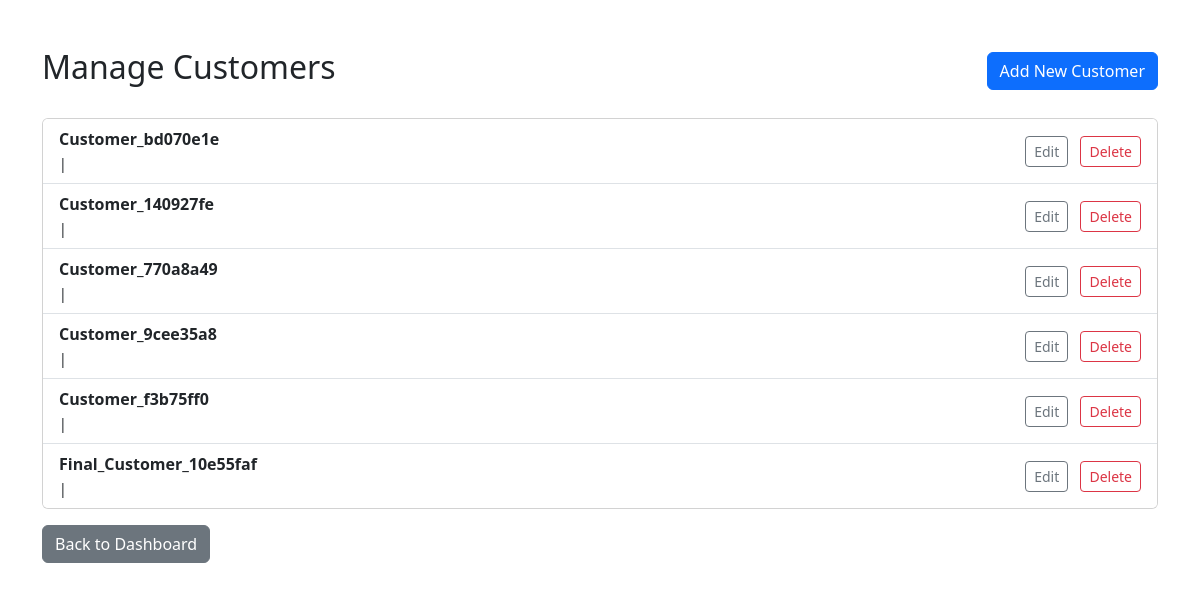
The app's page /customers (signed in) with its own data.
### app/models.py (models this page shows, shortened)
class Customer(db.Model):
    id = db.Column(db.Integer, primary_key=True)
    name = db.Column(db.String(100), nullable=False)
    address = db.Column(db.String(200))
    phone = db.Column(db.String(20))
    email = db.Column(db.String(100))
    jobs = db.relationship('Job', backref='customer', lazy=True)

### app/routes.py (the view)
@main.route('/customers')
@login_required
@organizer_required
def customers():
    all_customers = Customer.query.all()
    return render_template('customers.html', customers=all_customers)

### app/__init__.py (called while the page is built)
def create_app():
    app = Flask(__name__, template_folder='../templates', static_folder='../static')
    app.config['SQLALCHEMY_DATABASE_URI'] = 'sqlite:///scheduler.db'
    app.config['SQLALCHEMY_TRACK_MODIFICATIONS'] = False
    app.config['SECRET_KEY'] = 'a-secret-key' # Needed for session management
    db.init_app(app)
    from .routes import main as main_blueprint
    app.register_blueprint(main_blueprint)
    from flask_login import LoginManager
    login_manager = LoginManager()
    login_manager.login_view = 'main.login'
    login_manager.init_app(app)
    from .models import User
    @login_manager.user_loader
    def load_user(user_id):
        return User.query.get(int(user_id))
    with app.app_context():
        db.create_all()
    return app

### app/routes.py (called while the page is built)
def organizer_required(f):
    @wraps(f)
    def decorated_function(*args, **kwargs):
        if not current_user.is_authenticated or current_user.role != 'organizer':
            return redirect(url_for('main.login')) # Or show a 403 error
        return f(*args, **kwargs)
    return decorated_function

### templates/customers.html (shortened to what this page needs)
{% extends "base.html" %}
{% block content %}
<div class="d-flex justify-content-between align-items-center mt-5">
  <h2>Manage Customers</h2>
  <a href="{{ url_for('main.add_customer') }}" class="btn btn-primary">Add New Customer</a>
</div>
<div class="card mt-4">
  <ul class="list-group list-group-flush">
    {% for customer in customers %}
      <li class="list-group-item d-flex justify-content-between align-items-center">
        <div>
          <strong>{{ customer.name }}</strong><br>
          <small>{{ customer.email }} | {{ customer.phone }}</small>
        </div>
        <div>
          <a href="{{ url_for('main.edit_customer', customer_id=customer.id) }}" class="btn btn-sm btn-outline-secondary me-2">Edit</a>
          <form method="post" action="{{ url_for('main.delete_customer', customer_id=customer.id) }}" style="display:inline;">
            <button type="submit" class="btn btn-sm btn-outline-danger">Delete</button>
          </form>
        </div>
      </li>
    {% else %}
      <li class="list-group-item">No customers found.</li>
    {% endfor %}
  </ul>
</div>
<a href="{{ url_for('main.dashboard') }}" class="btn btn-secondary mt-3">Back to Dashboard</a>
{% endblock %}

### records on screen
Customer: name "Customer_bd070e1e"
Customer: name "Customer_140927fe"
Customer: name "Customer_770a8a49"
Customer: name "Customer_9cee35a8"
Customer: name "Customer_f3b75ff0"
Customer: name "Final_Customer_10e55faf"
